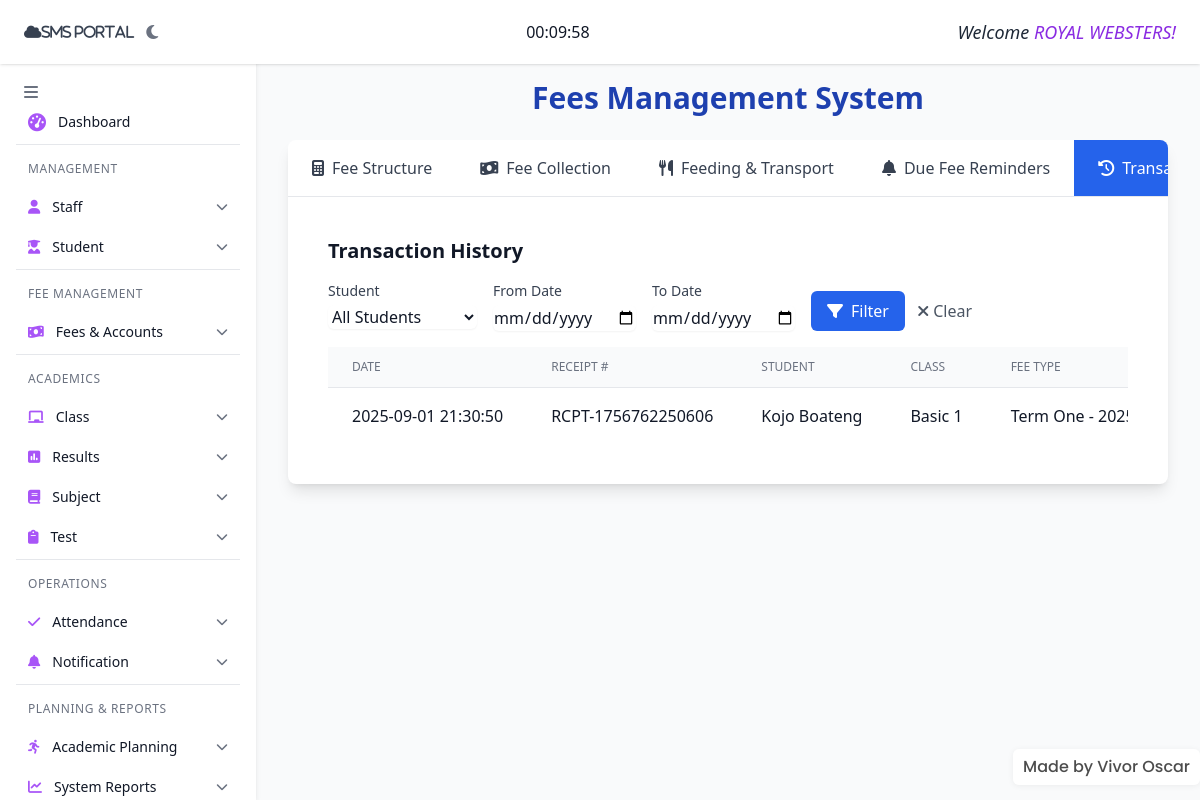
/public/admin/fee-dashboard.php?tab=transactions (signed in), run on the app's committed database.
### tables this page shows
CREATE TABLE `payments` (
  `payment_id` int(11) NOT NULL,
  `student_id` varchar(255) DEFAULT NULL,
  `fee_id` int(11) DEFAULT NULL,
  `amount_paid` decimal(10,2) DEFAULT NULL,
  `payment_method` varchar(50) DEFAULT NULL,
  `payment_date` timestamp NOT NULL DEFAULT current_timestamp(),
  `receipt_number` varchar(20) DEFAULT NULL
);

CREATE TABLE `students` (
  `student_id` varchar(255) NOT NULL,
  `gender` varchar(255) NOT NULL,
  `first_name` varchar(255) NOT NULL,
  `mid_name` varchar(255) NOT NULL,
  `last_name` varchar(255) NOT NULL,
  `dob` varchar(255) NOT NULL,
  `number` varchar(255) DEFAULT NULL,
  `email` varchar(255) DEFAULT NULL,
  `class` varchar(25) NOT NULL,
  `curaddress` varchar(255) NOT NULL,
  `parent_name` varchar(255) DEFAULT NULL,
  `parent_email` varchar(255) DEFAULT NULL,
  `parent_number` varchar(255) DEFAULT NULL,
  `role` varchar(255) NOT NULL DEFAULT '''''''student''''''',
  `username` varchar(255) NOT NULL,
  `password` varchar(255) NOT NULL,
  `conpassword` varchar(255) NOT NULL,
  `alumni_year` int(11) DEFAULT NULL,
  `promotion_status` varchar(20) DEFAULT NULL,
  `promotion_target` varchar(100) DEFAULT NULL
);

CREATE TABLE `fee_structures` (
  `fee_id` int(11) NOT NULL,
  `class_name` varchar(50) DEFAULT NULL,
  `fee_type` varchar(100) DEFAULT NULL,
  `amount` decimal(10,2) DEFAULT NULL,
  `due_date` date DEFAULT NULL
);

### public/admin/fees/transaction-history.php (the view, shortened to what this page needs)
<?php
include '../../includes/database.php';
$where = [];
$whereSQL = $where ? 'WHERE ' . implode(' AND ', $where) : '';
$payments_query = "
    SELECT p.*, s.first_name, s.last_name, s.class, fs.fee_type
    FROM payments p
    JOIN students s ON p.student_id = s.student_id
    JOIN fee_structures fs ON p.fee_id = fs.fee_id
    $whereSQL
    ORDER BY p.payment_date DESC
";
$payments_result = $conn->query($payments_query);
$payments = [];
if ($payments_result && $payments_result->num_rows > 0) {
    $payments = $payments_result->fetch_all(MYSQLI_ASSOC);
}
?>
<div class="p-4">
    <div id="transactions" class="tab-content">
    <h2 class="text-lg sm:text-xl md:text-2xl font-bold mb-4 text-gray-900 dark:text-gray-100">Transaction History</h2>
    <div class="mb-4">
        <form class="flex flex-wrap gap-4">
            <div>
                <label class="block text-sm font-medium text-gray-700 dark:text-gray-300">Student</label>
                <select name="student_id" class="mt-1 block w-full rounded-md border-gray-300 dark:border-gray-600 bg-white dark:bg-gray-800 text-gray-900 dark:text-gray-100 shadow-sm">
                    <option value="">All Students</option>
                </select>
            </div>
            <div>
                <label class="block text-sm font-medium text-gray-700 dark:text-gray-300">From Date</label>
                <input type="date" name="from_date" class="mt-1 block w-full rounded-md border-gray-300 dark:border-gray-600 bg-white dark:bg-gray-800 text-gray-900 dark:text-gray-100 shadow-sm"
                    value="<?php echo isset($_GET['from_date']) ? htmlspecialchars($_GET['from_date']) : ''; ?>">
            </div>
            <div>
                <label class="block text-sm font-medium text-gray-700 dark:text-gray-300">To Date</label>
                <input type="date" name="to_date" class="mt-1 block w-full rounded-md border-gray-300 dark:border-gray-600 bg-white dark:bg-gray-800 text-gray-900 dark:text-gray-100 shadow-sm"
                    value="<?php echo isset($_GET['to_date']) ? htmlspecialchars($_GET['to_date']) : ''; ?>">
            </div>
            <div class="self-end">
                <button type="submit" class="bg-blue-600 text-white px-4 py-2 rounded-md hover:bg-blue-700 dark:bg-blue-500 dark:hover:bg-blue-600">
                    <i class="fas fa-filter mr-2"></i>Filter
                </button>
                <a href="<?php echo $_SERVER['PHP_SELF']; ?>" class="ml-2 text-gray-600 hover:text-gray-900">
                    <i class="fas fa-times mr-1"></i>Clear
                </a>
            </div>
        </form>
    </div>
    <div class="overflow-x-auto">
        <table class="min-w-full divide-y divide-gray-200 dark:divide-gray-700 text-sm sm:text-base">
            <thead class="bg-gray-50 dark:bg-gray-900">
                <tr>
                    <th class="px-6 py-3 text-left text-xs font-medium text-gray-500 dark:text-gray-300 uppercase">Date</th>
                    <th class="px-6 py-3 text-left text-xs font-medium text-gray-500 dark:text-gray-300 uppercase">Receipt #</th>
                    <th class="px-6 py-3 text-left text-xs font-medium text-gray-500 dark:text-gray-300 uppercase">Student</th>
                    <th class="px-6 py-3 text-left text-xs font-medium text-gray-500 dark:text-gray-300 uppercase">Class</th>
                    <th class="px-6 py-3 text-left text-xs font-medium text-gray-500 dark:text-gray-300 uppercase">Fee Type</th>
                </tr>
            </thead>
            <tbody class="bg-white dark:bg-gray-800 divide-y divide-gray-200 dark:divide-gray-700">
                <?php if (empty($payments)): ?>
                    <tr>
                        <td colspan="8" class="px-6 py-4 text-center text-gray-500">No transactions found</td>
                    </tr>
                <?php else: ?>
                    <?php foreach ($payments as $payment): ?>
                        <tr>
                            <td class="px-6 py-4 whitespace-nowrap"><?php echo htmlspecialchars($payment['payment_date']); ?></td>
                            <td class="px-6 py-4 whitespace-nowrap"><?php echo htmlspecialchars($payment['receipt_number']); ?></td>
                            <td class="px-6 py-4 whitespace-nowrap">
                                <?php echo htmlspecialchars($payment['first_name'] . ' ' . $payment['last_name']); ?>
                            </td>
                            <td class="px-6 py-4 whitespace-nowrap"><?php echo htmlspecialchars($payment['class']); ?></td>
                            <td class="px-6 py-4 whitespace-nowrap"><?php echo htmlspecialchars($payment['fee_type']); ?></td>
                        </tr>
                    <?php endforeach; ?>
                <?php endif; ?>
            </tbody>
        </table>
    </div>
    </div>
</div>

### public/admin/include/header.php (shortened to what this page needs)
<header class="fixed top-0 left-0 right-0 z-50 h-16 bg-white dark:bg-gray-800 shadow flex items-center justify-between px-4 md:px-6">
  <div class="flex items-center gap-3">
    <i class="fa fa-cloud text-sm text-gray-700 dark:text-gray-200">sms portal</i>
    <button @click="toggleDarkMode()" class="text-gray-500 dark:text-gray-300 focus:outline-none">
      <i :class="darkMode ? 'fas fa-sun' : 'fas fa-moon'"></i>
    </button>
  </div>
  <div>
    <span id="countdownDisplay" class="counter"></span>
  </div>
  <div class="text-base md:text-lg text-gray-800 dark:text-white">
    <em>Welcome
      <span style="color:blueviolet;">
        <?php
          include('../../includes/database.php');
        $username = $_SESSION['username'] ?? '';
        $sql = "SELECT name FROM administrator WHERE username='$username'";
        $result = mysqli_query($conn, $sql);
        $row = mysqli_fetch_assoc($result);
        $name = $row['name'] ?? '';
        echo strtoupper(htmlspecialchars(($name ?? '')));
        ?>!
      </span>
    </em>
  </div>
</header>
<?php
if (file_exists(__DIR__ . '/../../include/watermark.php')) {
  include __DIR__ . '/../../include/watermark.php';
}

### templates/loader.php (style rules this page uses)
:root { --loader-bg:rgba(15,23,42,0.92);--accent1:#7c3aed;--accent2:#06b6d4;--accent3:#f97316 }

### data on the page
payments: payment_date "2025-09-01 21:30:50", receipt_number "RCPT-1756762250606", student.last_name "Kojo Boateng", student.class "Basic 1", fee.fee_type "Term One -…"

### other printed values
$name "ROYAL WEBSTERS"
$tabInfo['label'] "Fee Structure"
$tabInfo['label'] "Fee Collection"
$tabInfo['label'] "Feeding & Transport"
$tabInfo['label'] "Due Fee Reminders"
